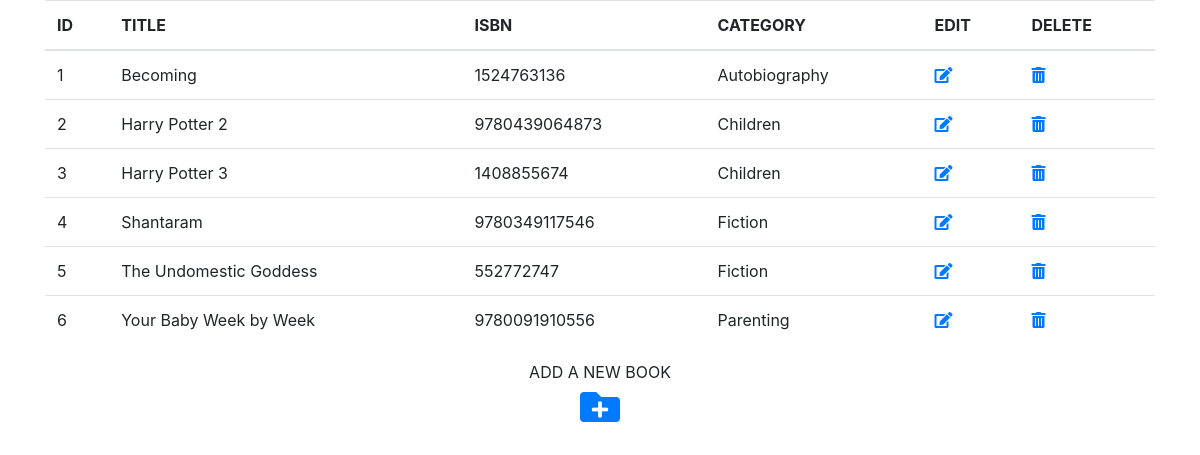
Page /ListBooks.php on the committed database.
### tables this page shows
CREATE TABLE `Book` (
  `ID` int(11) NOT NULL,
  `Title` varchar(50) NOT NULL,
  `ISBN` bigint(50) NOT NULL,
  `Category` varchar(50) NOT NULL
);

### ListBooks.php (the view, shortened to what this page needs)
 <?php
      require_once 'dbConfig.php';
      $query = "SELECT * FROM Book";
      $results = $db_connection->query($query);
?>
<!DOCTYPE html>
<html>
    <head>
        <link rel="stylesheet" href="https://stackpath.bootstrapcdn.com/bootstrap/4.3.1/css/bootstrap.min.css">
        <link rel="stylesheet" href="https://use.fontawesome.com/releases/v5.8.1/css/all.css">
    </head>
    <body>
        <div class="container">
            <table class="table">
                <thead>
                    <tr>
                        <th>ID</th>
                        <th>TITLE</th>
                        <th>ISBN</th>
                        <th>CATEGORY</th>
                        <th>EDIT</th>
                        <th>DELETE</th>
                    </tr>
                </thead>
                <tbody>
                    <?php
                    foreach($results AS $result){
                    ?>
                        <tr>
                            <td><?php echo $result['ID']?></td>
                            <td><?php echo $result['Title']?></td>
                            <td><?php echo $result['ISBN']?></td>
                            <td><?php echo $result['Category']?></td>
                            <td><a href="Edit.php?ID=<?php echo $result['ID'] ?>"><i class="fas fa-edit"></i></a></td>
                            <td><a href="Delete.php?ID=<?php echo $result['ID'] ?>"><i class="fas fa-trash-alt"></i></a></td>
                        </tr>
        <?php
        }
        ?>
      </tbody>
    </table>
  </div>
    <center> ADD A NEW BOOK<h1><a href="NewBook.php"><i class="fas fa-folder-plus"></i></a></h1></center>
</body>
</html>

### rows in the picture
book: ID "1", Title "Becoming", ISBN "1524763136", Category "Autobiography"
book: ID "2", Title "Harry Potter 2", ISBN "9780439064873", Category "Children"
book: ID "3", Title "Harry Potter 3", ISBN "1408855674", Category "Children"
book: ID "4", Title "Shantaram", ISBN "9780349117546", Category "Fiction"
book: ID "5", Title "The Undomestic Goddess", ISBN "552772747", Category "Fiction"
book: ID "6", Title "Your Baby Week by Week", ISBN "9780091910556", Category "Parenting"
